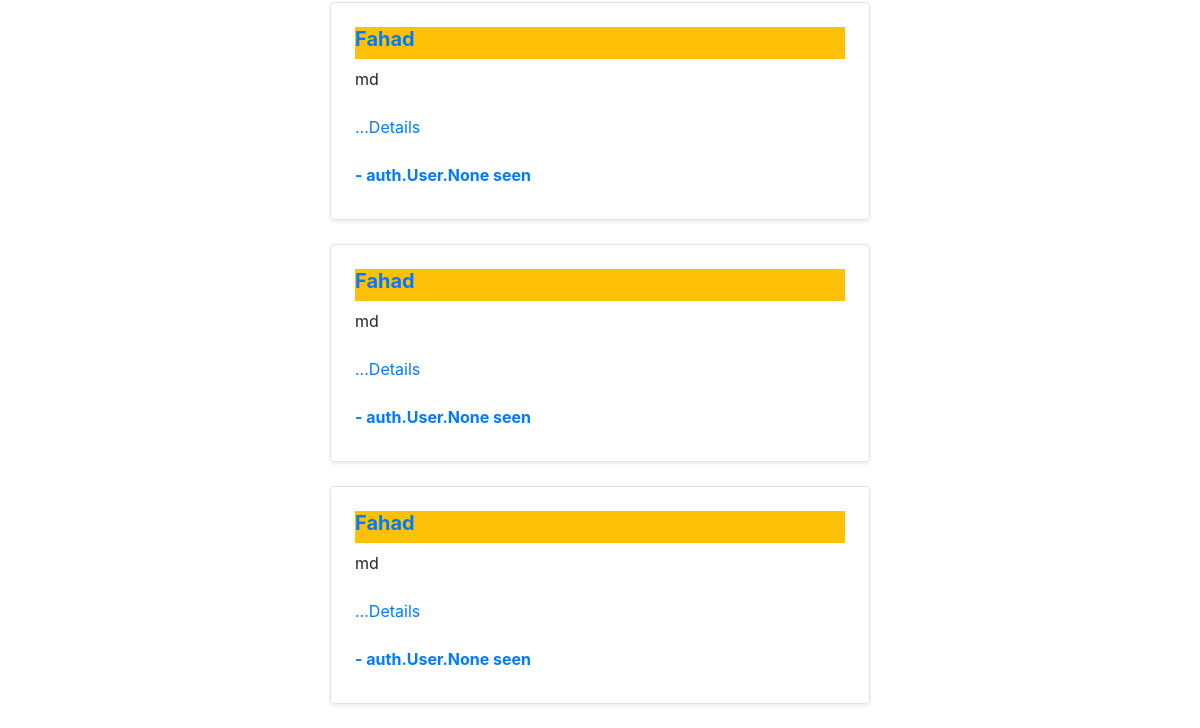
The page /profile/userprofile/ (signed in, lower part) on the database as committed earlier.
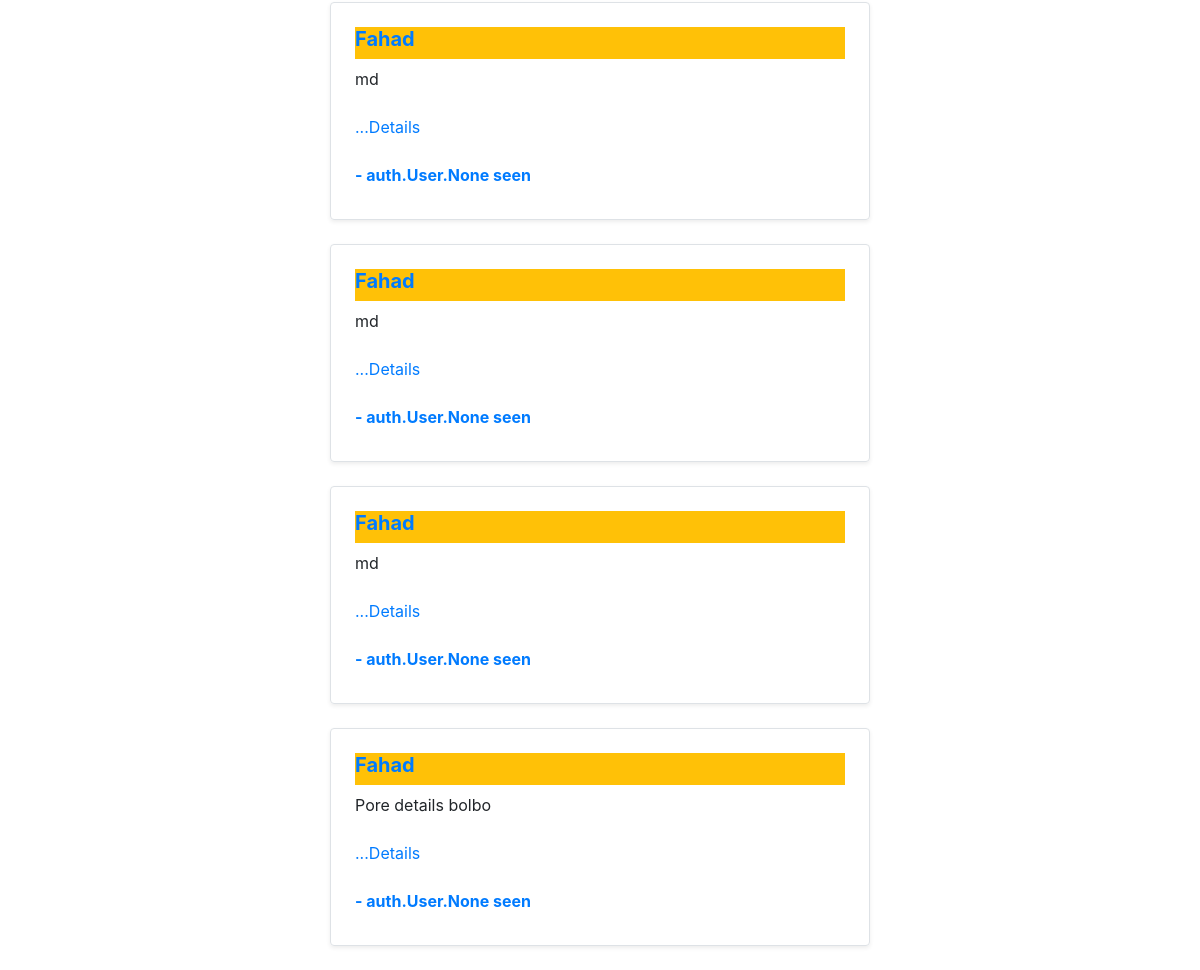
The same page on the database as committed later.
### posts/models.py (models this page shows, shortened)
class TuitionPost(models.Model):
    Choice_Medium = (
        ('Bangla_Medium', 'Bangla Medium'),
        ('English_Medium', 'English Medium'),
        ('Arabic_Medium', 'Arabic Medium'),
        ('Hindi_Medium', 'Hindi Medium'),
        ('Sports_Section', 'Sports Section'),
        ('Singing_Section', 'Singing Section'),
        ('Dance_Section', 'Dance Section'),
        ('Extra Curricular Activities', 'Extra Curricular Activities'),
        ('Language Learning', 'Language Learning'),
        ('Computer Learning', 'Computer Learning'),
    )
    Choice_Approach = (
        ('Online_Help', 'Online Help'),
        ('Phone_Help', 'Phone Help'),
        ('Provide_Hand_Notes', 'Provide Hand_Notes'),
        ('Video_Tutorials', 'Video Tutorials'),
    )
    Choice_style = (
        ('Group_Tuition', 'Group Tuition'),
        ('Private_Tuition', 'Private Tuition'),
    )
    Choice_Place = (
        ('Class_Rooms', 'Class Rooms'),
        ('Coaching_Center', 'Coaching Center'),
        ('Home_Visit', 'Home Visit'),
    )
    district = models.ForeignKey(District, on_delete=models.SET_NULL, null=True, related_name='district_set')
    preferedPlace = models.ManyToManyField(SubDistrict, related_name='place_set')
    style = MultiSelectField(choices=Choice_style, max_choices=3, max_length=100)
    place = MultiSelectField(choices=Choice_Place, max_choices=3, max_length=100)
    approach = MultiSelectField(choices=Choice_Approach,max_choices=3, max_length=100)
    medium = MultiSelectField(choices=Choice_Medium,max_choices=3, max_length=100)
    sno = models.AutoField(primary_key=True)
    subject = models.ManyToManyField(Subject, related_name='subject_set')
    class_in = models.ManyToManyField(Classes, related_name='classes_set')
    salary = models.CharField(max_length=100)
    days=models.CharField(max_length=100)
    time_available = models.CharField(max_length=200)
    content = models.TextField()
    author = models.ForeignKey(User, on_delete=models.CASCADE)
    views = models.ManyToManyField(User, related_name='post_view')
    likes = models.ManyToManyField(User,related_name='tuition_post')
    timeStamp = models.DateTimeField(default=now)

### person/views.py (the view)
# urls.py: path('userprofile/', views.userprofile, name='userprofile'),
def userprofile(request):
    userp=UserProfile.objects.filter(user=request.user)
    query=request.user
    try:
        mypostauthor=TuitionPost.objects.filter(author=query)
    except TuitionPost.DoesNotExist:
        mypostauthor=None
    try:
        toletuser=Post.objects.filter(user=query)
    except Post.DoesNotExist:
        toletuser=None
    return render(request, 'person/userprofile.html',{'userp':userp, 'post':mypostauthor,'mytolet':toletuser})

### templates/person/userprofile.html (shortened to what this page needs)
{% extends 'basic.html' %}
{% block body %}
{% load crispy_forms_tags %}
{% if user.is_authenticated %}
<div class="col-md-6 offset-md-3">
       {% for item in post %}
    <div class="col-md-12 ">
        <div class="row bg-succes no-gutters border rounded overflow-hidden flex-md-row mb-4 shadow-sm h-md-250 position-relative">
            <div class="col  p-4 d-flex flex-column position-static">
                <strong class="d-inline-block mb-2 bg-warning text-primary">
                    <h5><b>{{item.author}}</b></h5>
                </strong>
                <div class="preview">
                    <p class="card-text mb-auto">{{item.content|safe|truncatechars:350}}</p>
                    <br>
                    <p class="card-text mb-auto">{{item.words|safe|truncatechars:350}} <a href="/posts/{{item.sno}}/"
                            class="stretched-link">...Details</a></p>
                    <br>
                     <strong
                        class="d-inline-block mb-2 text-primary">
                        <span>- {{item.views}} seen</span></strong>
                </div>
            </div>
        </div>
    </div>
    {% endfor %}
    </div>
{% endif %}
{% endblock %}

Rows that differ between the two databases and show on the page:
added TuitionPost: author "Fahad", content "Pore details bolbo", views "auth.User.None"
